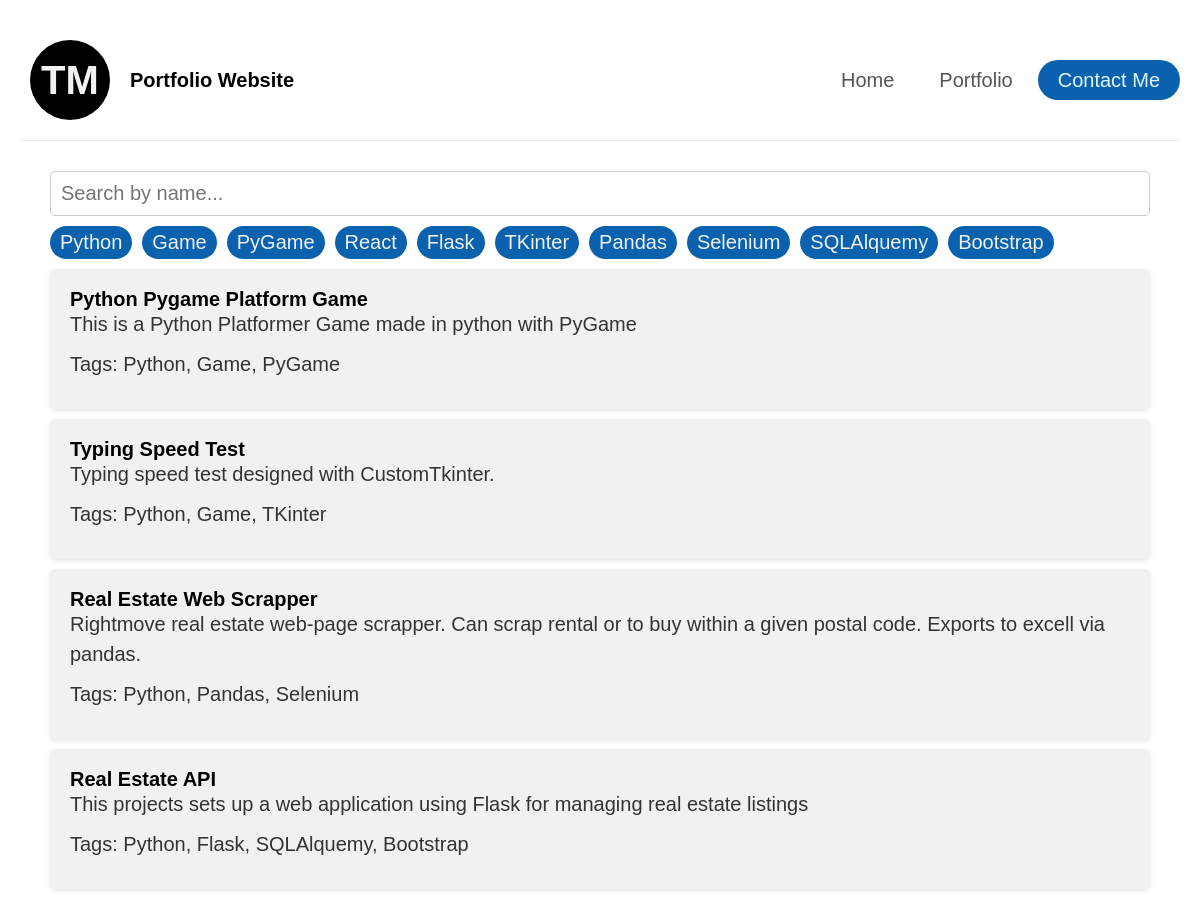
The page /portfolio/ on the database its author committed.
### main/models.py (models this page shows, shortened)
class Tag(models.Model):
    name = models.CharField(max_length=100, unique=True)
    def __str__(self) -> str:
        return self.name

class Project(models.Model):
    title = models.CharField(max_length=250)
    description = models.TextField()
    tags = models.ManyToManyField(Tag, related_name="projects")
    link = models.URLField(max_length=200, blank=True)

### main/views.py (the view)
# urls.py: path("portfolio/", views.portfolio, name="portfolio"),
def portfolio(request):
    projects = Project.objects.all()
    tags = Tag.objects.all()
    return render(request, "portfolio.html", {"projects": projects, "tags": tags})

### main/templates/portfolio.html (shortened to what this page needs)
{% extends 'base.html' %}
{% load static %}
{% block extrahead %}
<link rel="stylesheet" href="{% static 'css/portfolio.css' %} " />
{% endblock extrahead %}
{% block content %}
<section class="portfolio container">
    <div class="filters">
        <input type="text", id="name-search" placeholder="Search by name..."/>
        <div class="tags-list">
            {% for tag in tags %}
                <button class="tag" data-tag="{{tag.name|lower}}">{{ tag.name }}</button>
            {% endfor %}
        </div>
        <div class="project-list">
            {% for project in projects %}
                <div class="project" data-name="{{ project.title | lower }}" data-tags="{{ project.tags.all|join:', '|lower}}">
                    <h2><a href="{% url 'project' project.id %}">{{ project.title }}</a></h2>
                    <p> {{ project.description }} </p>
                    <p>Tags: {{project.tags.all|join:', '}} </p>
                </div>
            {% endfor %}
        </div>
    </div>
</section>
{% endblock content %}</p>

### main/templates/base.html (shortened to what this page needs)
{% load static %}
<!DOCTYPE html>
<html>
    <head>
        <link rel="stylesheet" href="{% static 'css/base.css' %}" />
        {% block extrahead %} {% endblock extrahead %}
    </head>
    <body>
        <header>
            <a href="#" class="logo-holder">
                <div class="logo">TM</div>
                <div class="logo-text">Portfolio Website</div>
            </a>
            <nav>
                <ul id="nav-menu">
                    <li><a href="/home">Home</a></li>
                    <li><a href="/portfolio">Portfolio</a></li>
                    <li>
                        <a href="mailto:tmico@gmail.com" class="button"
                            >Contact Me</a
                        >
                    </li>
                </ul>
            </nav>
        </header>
        <main>{% block content %} {% endblock content %}</main>
    </body>
</html>

### main/static/css/base.css (style rules this page uses)
*, *::before, *::after { box-sizing: border-box; margin: 0; padding: 0; font-family: "Arial", sans-serif; font-size: 20px; }
:root { --base: #555; --base-100: #f1f1f1; --base-400: #555; --base-800: #000; --yellow: #ffda4b; --yellow-100: #fffbe6; --yellow-400: #ffda4b; --yellow-800: #8b6f00; --blue: #0a61ae; --blue-100: #e2f8ff; --blue-400: #61dafb; --blue-800: #0a61ae; }
body { font-family: "Segoe UI", Tahoma, Geneva, Verdana, sans-serif; line-height: 1; color: #333; padding: 20px; }
header { display: flex; justify-content: space-between; padding-top: 10px; padding-bottom: 10px; max-width: 1440px; margin: auto; border-radius: 5px; border-bottom: 1px solid rgba(0, 0, 0, 0.1); }
header .logo-holder { display: flex; padding: 10px; align-items: center; font-weight: 600; color: var(--base-800); }
header .logo-holder .logo { display: flex; align-items: center; justify-content: center; font-size: 2rem; background-color: var(--base-800); color: var(--base-100); height: 4rem; width: 4rem; margin-right: 20px; border-radius: 50%; }
header .logo-holder .logo-text { flex: 1; }
nav { display: flex; align-items: center; }
nav ul { display: flex; list-style: none; gap: 5px; }
nav ul li { display: inline-block; }

### rows shown on the page
Tag: name "Python"
Tag: name "Game"
Tag: name "PyGame"
Tag: name "React"
Tag: name "Flask"
Tag: name "TKinter"
Tag: name "Pandas"
Tag: name "Selenium"
Tag: name "SQLAlquemy"
Tag: name "Bootstrap"
Project: title "Python Pygame Platform Game", description "This is a Python Platformer Game made in python with PyGame", tags.all "Python, Game, PyGame"
Project: title "Typing Speed Test", description "Typing speed test designed with CustomTkinter.", tags.all "Python, Game, TKinter"
Project: title "Real Estate Web Scrapper", description "Rightmove real estate web-page scrapper. Can scrap rental or to buy within a given postal code. Exports to excell via pandas.", tags.all "Python, Pandas, Selenium"
Project: title "Real Estate API", description "This projects sets up a web application using Flask for managing real estate listings", tags.all "Python, Flask, SQLAlquemy, Bootstrap"
